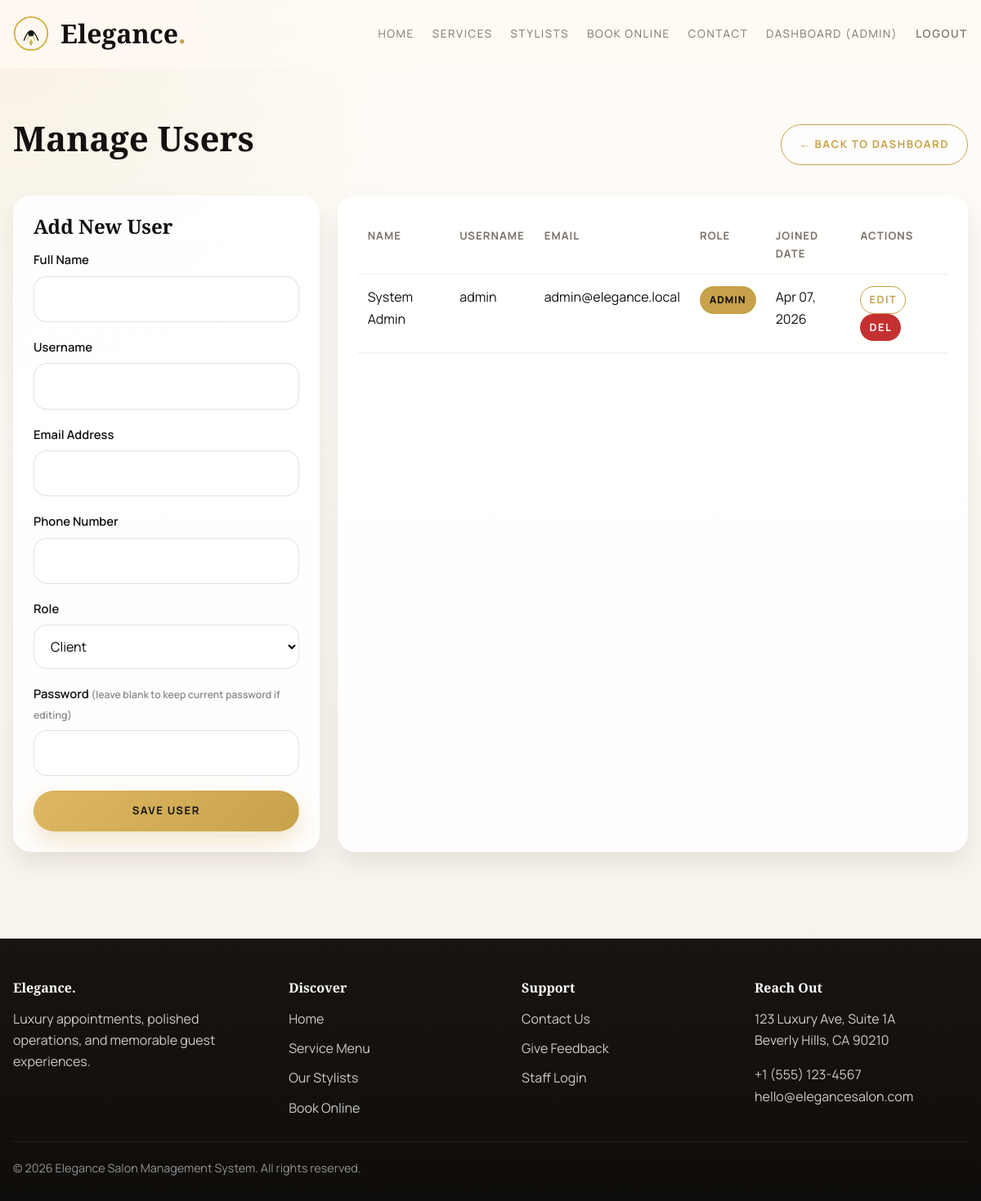
The page /admin/manage_users.php (signed in) on the database as committed earlier.
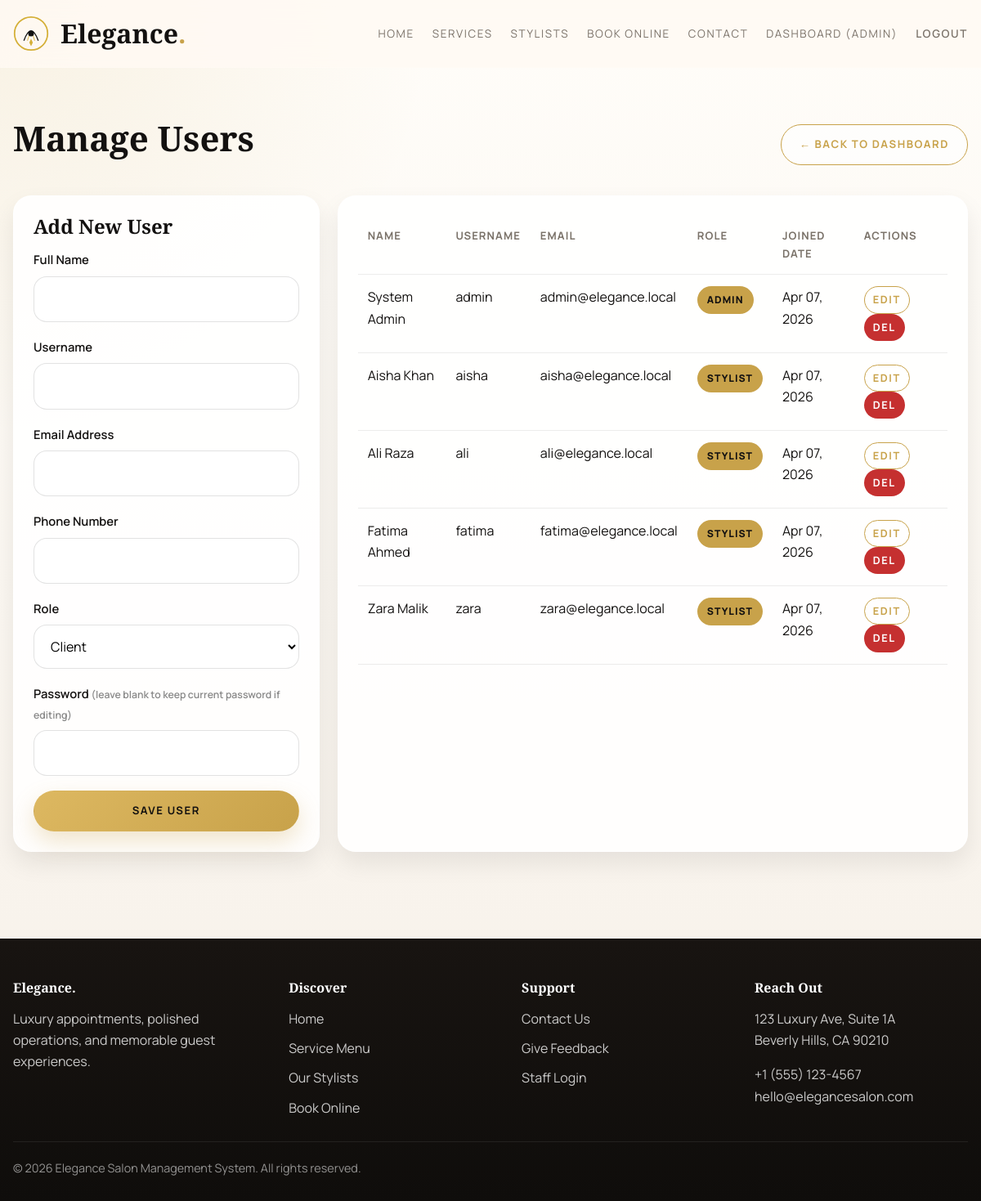
The same page on the database as committed later.
### tables this page shows
CREATE TABLE IF NOT EXISTS `users` (
  `id` INT AUTO_INCREMENT PRIMARY KEY,
  `name` VARCHAR(100) NOT NULL,
  `username` VARCHAR(100) DEFAULT NULL,
  `email` VARCHAR(100) NOT NULL UNIQUE,
  `phone` VARCHAR(20),
  `password` VARCHAR(255) NOT NULL,
  `role` ENUM('admin', 'receptionist', 'stylist', 'client') DEFAULT 'client',
  `avatar` VARCHAR(255) DEFAULT NULL,
  `created_at` TIMESTAMP DEFAULT CURRENT_TIMESTAMP
);

### includes/auth.php (called while the page is built, shortened)
<?php
function currentUserRole(): string {
    return $_SESSION['user_role'] ?? 'guest';
}
function dashboardUrlForRole(?string $role = null): string {
    $role = $role ?? currentUserRole();
    if ($role === 'admin') {
        return '/salon-management/admin/dashboard.php';
    }
    return '/salon-management/user/dashboard.php';
}
?>

### admin/manage_users.php (the view, shortened to what this page needs)
<?php
require_once '../includes/db.php';
require_once '../includes/auth.php';
$users = $pdo->query("SELECT id, name, username, email, phone, role, created_at FROM users ORDER BY created_at DESC")->fetchAll();
include '../includes/header.php';
?>
<div class="container py-2">
    <div class="flex flex-between mb-2">
        <h2>Manage Users</h2>
        <a href="/salon-management/admin/dashboard.php" class="btn btn-outline-gold">&larr; Back to Dashboard</a>
    </div>
    <div class="dashboard-grid">
        <div class="form-card" style="margin-top:0;">
            <h3 class="mb-1" id="form-title">Add New User</h3>
            <form action="manage_users.php" method="POST">
                <div class="form-group">
                    <label>Full Name</label>
                    <input type="text" name="name" id="name" class="form-control" required>
                </div>
                <div class="form-group">
                    <label>Username</label>
                    <input type="text" name="username" id="username" class="form-control" required>
                </div>
                <div class="form-group">
                    <label>Email Address</label>
                    <input type="email" name="email" id="email" class="form-control" required>
                </div>
                <div class="form-group">
                    <label>Phone Number</label>
                    <input type="text" name="phone" id="phone" class="form-control">
                </div>
                <div class="form-group">
                    <label>Role</label>
                    <select name="role" id="role" class="form-control" required>
                        <option value="client">Client</option>
                    </select>
                </div>
                <div class="form-group">
                    <label>Password <small style="color: #888;">(leave blank to keep current password if editing)</small></label>
                    <input type="password" name="password" id="password" class="form-control">
                </div>
                <button type="submit" class="btn btn-primary" style="width: 100%;">Save User</button>
            </form>
        </div>
        <div class="table-responsive" style="grid-column: span 2;">
            <table class="table">
                <thead>
                    <tr>
                        <th>Name</th>
                        <th>Username</th>
                        <th>Email</th>
                        <th>Role</th>
                        <th>Joined Date</th>
                        <th>Actions</th>
                    </tr>
                </thead>
                <tbody>
                    <?php foreach ($users as $u): ?>
                    <tr>
                        <td><?php echo htmlspecialchars($u['name']); ?></td>
                        <td><?php echo htmlspecialchars($u['username'] ?? '-'); ?></td>
                        <td><?php echo htmlspecialchars($u['email']); ?></td>
                        <td><span class="badge" style="background:var(--color-primary);color:var(--color-black);"><?php echo htmlspecialchars(ucfirst($u['role'])); ?></span></td>
                        <td><?php echo date('M d, Y', strtotime($u['created_at'])); ?></td>
                        <td>
                            <button onclick="editUser(<?php echo $u['id']; ?>, '<?php echo addslashes(htmlspecialchars($u['name'])); ?>', '<?php echo addslashes(htmlspecialchars($u['username'])); ?>', '<?php echo addslashes(htmlspecialchars($u['email'])); ?>', '<?php echo addslashes(htmlspecialchars($u['phone'])); ?>', '<?php echo $u['role']; ?>')" class="btn btn-outline-gold" style="padding: 5px 10px; font-size: 0.8rem;">Edit</button>
                            <a href="manage_users.php?delete=<?php echo $u['id']; ?>" class="btn btn-danger" style="padding: 5px 10px; font-size: 0.8rem;" onclick="return confirm('Are you sure you want to delete this user?');">Del</a>
                        </td>
                    </tr>
                    <?php endforeach; ?>
                </tbody>
            </table>
        </div>
    </div>
</div>
<?php include '../includes/footer.php'; ?>

### includes/header.php (shortened to what this page needs)
<?php
$base_url = '/salon-management';
$current_path = parse_url($_SERVER['REQUEST_URI'] ?? '', PHP_URL_PATH) ?: '';
function navIsActive(string $path): string {
    global $current_path;
    return str_ends_with($current_path, $path) ? 'active' : '';
}
?>
<!DOCTYPE html>
<html lang="en">
<head>
    <link rel="stylesheet" href="<?php echo $base_url; ?>/assets/css/style.css">
</head>
<body>
<header class="header">
    <div class="container nav-container">
        <a href="<?php echo $base_url; ?>/index.php" class="logo-container">
            <span class="nav-brand">Elegance<span style="color:var(--color-primary);">.</span></span>
        </a>
        <nav class="nav-menu">
            <a href="<?php echo $base_url; ?>/index.php" class="nav-link <?php echo navIsActive('/index.php'); ?>">Home</a>
            <a href="<?php echo $base_url; ?>/services.php" class="nav-link <?php echo navIsActive('/services.php'); ?>">Services</a>
            <a href="<?php echo $base_url; ?>/stylists.php" class="nav-link <?php echo navIsActive('/stylists.php'); ?>">Stylists</a>
            <a href="<?php echo $base_url; ?>/appointments.php" class="nav-link <?php echo navIsActive('/appointments.php'); ?>">Book Online</a>
            <a href="<?php echo $base_url; ?>/contact.php" class="nav-link <?php echo navIsActive('/contact.php'); ?>">Contact</a>
            <?php if (isset($_SESSION['user_id'])): ?>
                <?php
                $role = currentUserRole();
                $dash_url = dashboardUrlForRole($role);
                ?>
                <a href="<?php echo $dash_url; ?>" class="nav-link">Dashboard (<?php echo ucfirst($role); ?>)</a>
                <a href="<?php echo $base_url; ?>/logout.php" class="nav-link text-gold" style="font-weight:600;">Logout</a>
            <?php else: ?>
                <a href="<?php echo $base_url; ?>/login.php" class="nav-link">Login</a>
                <a href="<?php echo $base_url; ?>/register.php" class="btn btn-primary" style="margin-left:15px; padding: 8px 20px;">Sign Up</a>
            <?php endif; ?>
        </nav>
    </div>
</header>
<main class="site-main">

### includes/footer.php
</main>
<footer class="footer">
    <div class="container footer-grid">
        <div class="footer-brand">
            <h4>Elegance.</h4>
            <p>Luxury appointments, polished operations, and memorable guest experiences.</p>
        </div>
        <div class="footer-links">
            <h4>Discover</h4>
            <ul>
                <li><a href="/salon-management/index.php">Home</a></li>
                <li><a href="/salon-management/services.php">Service Menu</a></li>
                <li><a href="/salon-management/stylists.php">Our Stylists</a></li>
                <li><a href="/salon-management/appointments.php">Book Online</a></li>
            </ul>
        </div>
        <div class="footer-links">
            <h4>Support</h4>
            <ul>
                <li><a href="/salon-management/contact.php">Contact Us</a></li>
                <li><a href="/salon-management/feedback.php">Give Feedback</a></li>
                <li><a href="/salon-management/login.php">Staff Login</a></li>
            </ul>
        </div>
        <div class="footer-contact">
            <h4>Reach Out</h4>
            <p>123 Luxury Ave, Suite 1A<br>Beverly Hills, CA 90210</p>
            <p class="mt-1">+1 (555) 123-4567<br>hello@elegancesalon.com</p>
        </div>
    </div>
    <div class="container footer-bottom">
        &copy; <?php echo date("Y"); ?> Elegance Salon Management System. All rights reserved.
    </div>
</footer>
</body>
</html>

Rows that differ between the two databases and show on the page:
added users: name "Aisha Khan", username "aisha", email "aisha@elegance.local", role "STYLIST", created_at "Apr 07, 2026"
added users: name "Ali Raza", username "ali", email "ali@elegance.local", role "STYLIST", created_at "Apr 07, 2026"
added users: name "Fatima Ahmed", username "fatima", email "fatima@elegance.local", role "STYLIST", created_at "Apr 07, 2026"
added users: name "Zara Malik", username "zara", email "zara@elegance.local", role "STYLIST", created_at "Apr 07, 2026"
